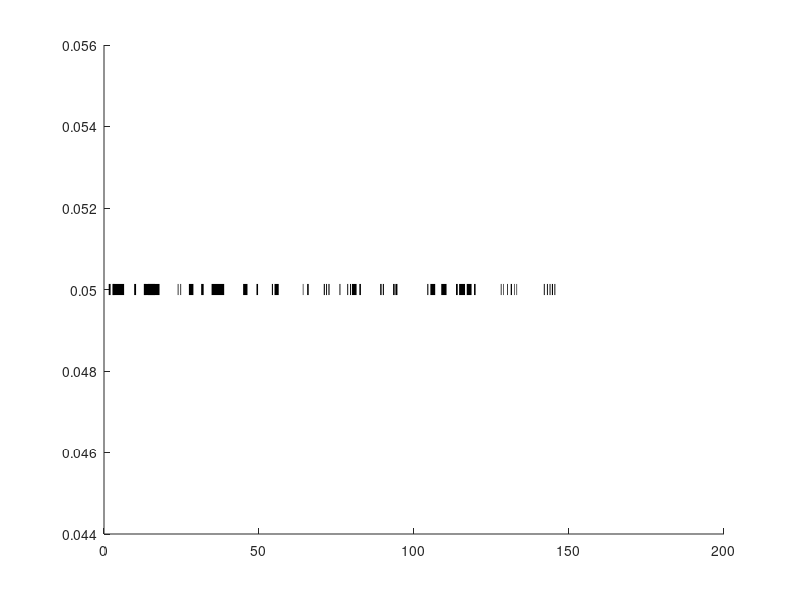

The MATLAB script that drew this image:
clear all; clc;
%%
load('user_vel_good.mat');
uvg = user_vel;
load('user_vel_bad.mat');
uvb = user_vel;

%% query time stamps

qts_good = load('gp_good_ts.mat');
qts_bad = load('gp_bad_ts.mat');

%% GOOD

x = uvg(end, :)'; %original ts
v = zeros(size(uvg,2), 1);
for i=1:size(uvg, 2)
    v(i) = norm(uvg(1:end-1, i));
end

v(v > 0) = 1;
xq = qts_good.gpg_ts;
vq = zeros(length(xq), 1);
for i=1:length(xq)
    t =xq(i);
    lb = max(find(t >= x));
    ub = min(find(t <  x));
    
    if abs(t - x(lb)) < abs(t - x(ub)) %t is closer to x(lb)
        vq(i) = v(lb);
    else
        vq(i) = v(ub);
    end
end
% vq = interp1(x,v,xq);

ts_line = xq(find(diff(vq) ~= 0) + 1);
% hold on;
for i=1:2:length(ts_line)
    line([ts_line(i), ts_line(i+1)], [0.05, 0.05], 'Color', 'k', 'LineWidth', 8);
end

%% BAD

x = uvb(end, :)'; %original ts
v = zeros(size(uvb,2), 1);
for i=1:size(uvb, 2)
    v(i) = norm(uvb(1:end-1, i));
end

v(v > 0) = 1;
xq = qts_bad.gpb_ts;
vq  = zeros(length(xq), 1);
for i=1:length(xq)
    t =xq(i);
    lb = max(find(t >= x));
    ub = min(find(t <  x));
    
    if abs(t - x(lb)) < abs(t - x(ub)) %t is closer to x(lb)
        vq(i) = v(lb);
    else
        vq(i) = v(ub);
    end
    
end


ts_line = xq(find(diff(vq) ~= 0)+1); 

hold on;
for i=1:2:length(ts_line)
    line([ts_line(i), ts_line(i+1)], [0.05, 0.05], 'Color', 'k', 'LineWidth', 8);
end
